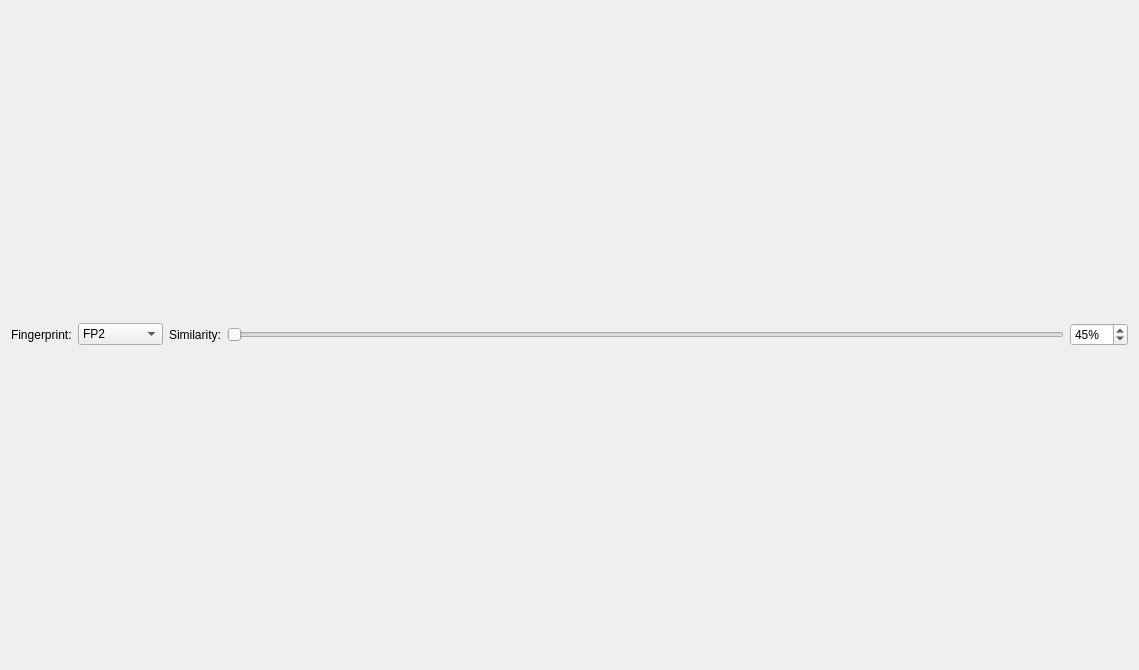
<?xml version="1.0" encoding="UTF-8"?>
<ui version="4.0">
 <class>FingerprintSimilarityDialog</class>
 <widget class="ChemData::AbstractClusteringWidget" name="FingerprintSimilarityDialog">
  <property name="geometry">
   <rect>
    <x>0</x>
    <y>0</y>
    <width>1139</width>
    <height>670</height>
   </rect>
  </property>
  <property name="windowTitle">
   <string>Fingerprint Similarity</string>
  </property>
  <layout class="QVBoxLayout" name="verticalLayout_2">
   <item>
    <layout class="QVBoxLayout" name="mainLayout">
     <item>
      <layout class="QHBoxLayout" name="controlsLayout">
       <item>
        <widget class="QLabel" name="fingerprintLabel">
         <property name="text">
          <string>Fingerprint:</string>
         </property>
        </widget>
       </item>
       <item>
        <widget class="QComboBox" name="fingerprintComboBox">
         <item>
          <property name="text">
           <string>FP2</string>
          </property>
         </item>
         <item>
          <property name="text">
           <string>PubChem</string>
          </property>
         </item>
        </widget>
       </item>
       <item>
        <widget class="QLabel" name="similarityLabel">
         <property name="text">
          <string>Similarity:</string>
         </property>
        </widget>
       </item>
       <item>
        <widget class="QSlider" name="similaritySlider">
         <property name="orientation">
          <enum>Qt::Horizontal</enum>
         </property>
        </widget>
       </item>
       <item>
        <widget class="QSpinBox" name="similaritySpinBox">
         <property name="suffix">
          <string>%</string>
         </property>
         <property name="maximum">
          <number>100</number>
         </property>
         <property name="value">
          <number>45</number>
         </property>
        </widget>
       </item>
      </layout>
     </item>
    </layout>
   </item>
  </layout>
 </widget>
 <customwidgets>
  <customwidget>
   <class>ChemData::AbstractClusteringWidget</class>
   <extends>QWidget</extends>
   <header location="global">chemdata/gui/abstractclusteringwidget.h</header>
   <container>1</container>
  </customwidget>
 </customwidgets>
 <resources/>
 <connections/>
</ui>
